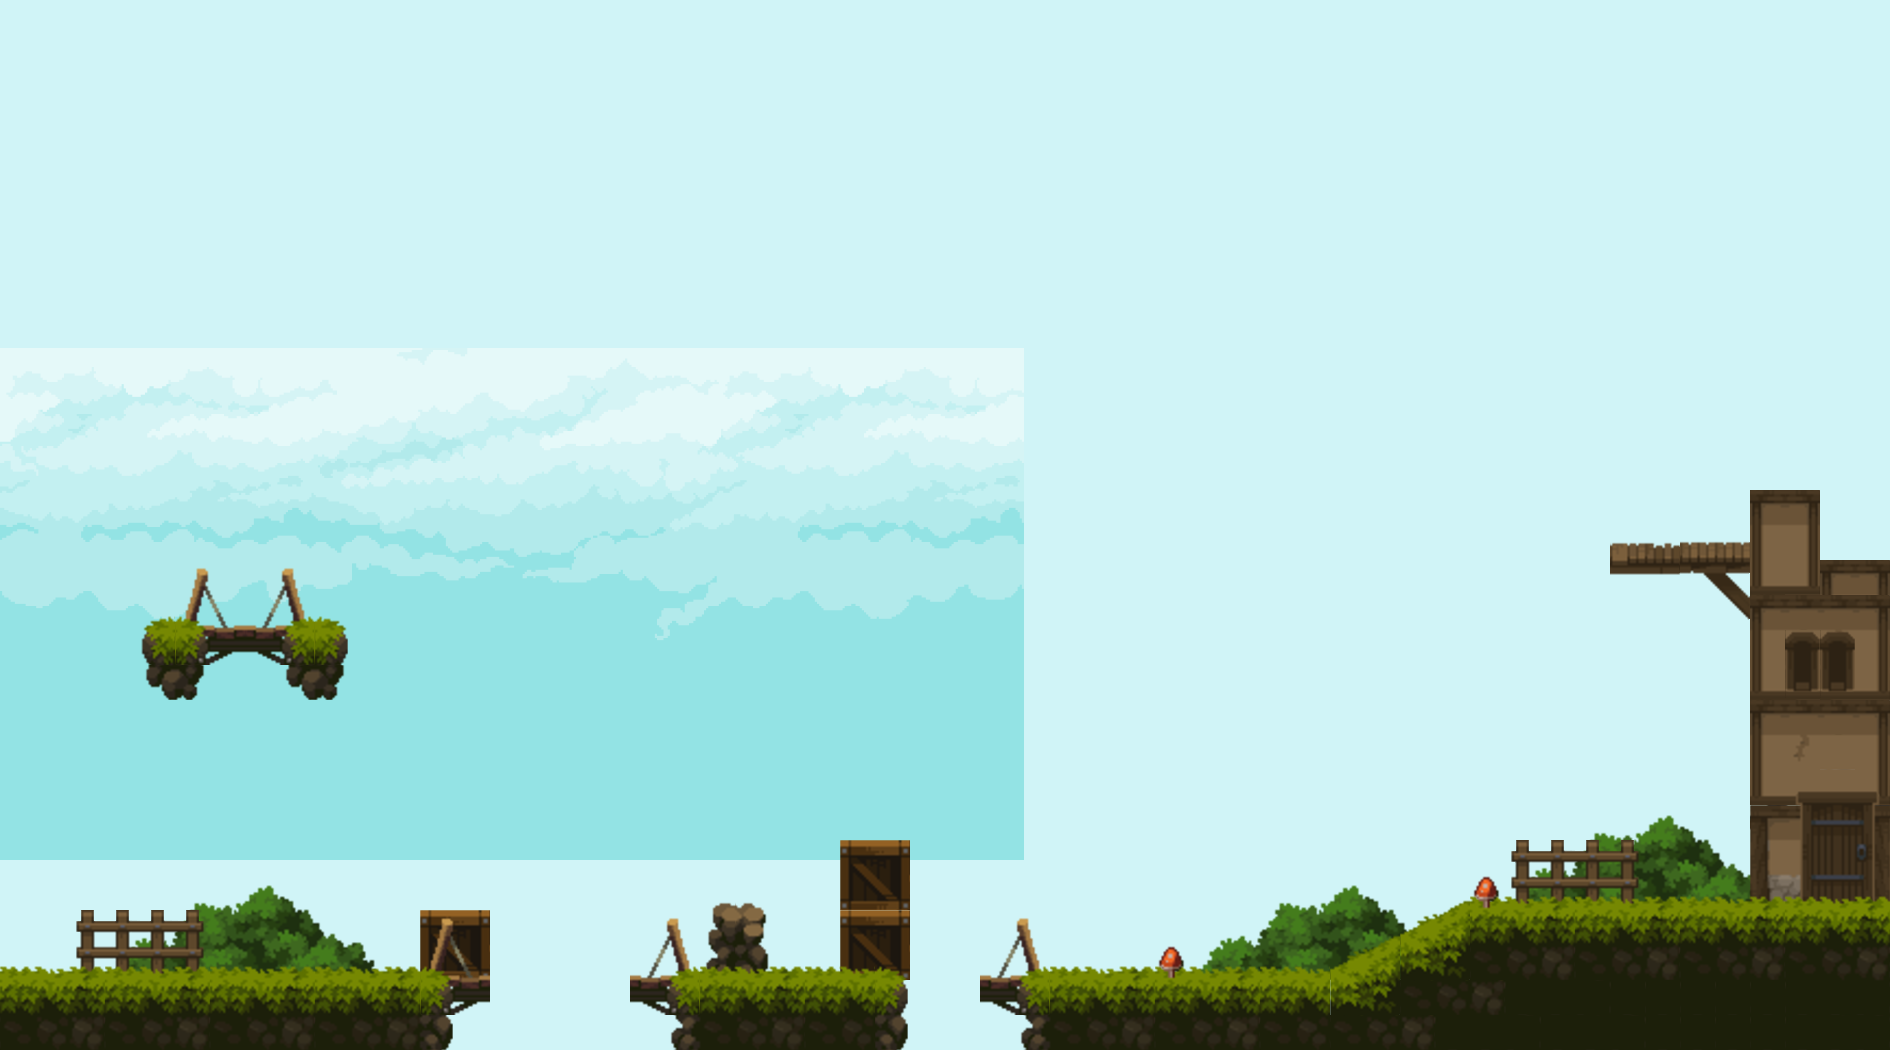

Rendered tile map (Tiled .tmx) drawn with the repository's tilesets; below, a short description and the map source with its tile grids summarised:
An orthogonal 54x30 tile map with 35x35 px tiles, 5 tile layers (Arbustos, Nuevo Back Layer 2, Nuevo back Layer 1, Nuevo Front Layer, ...), 3 hidden layers not drawn, 4 tilesets, 1 image layer and 27 objects (7x CoinEntity, 4x platform, mainPlayer, slope).

<map version="1.10" tiledversion="1.10.0" orientation="orthogonal" renderorder="right-down" width="54" height="30" tilewidth="35" tileheight="35" infinite="0" backgroundcolor="#d0f4f7" nextlayerid="21" nextobjectid="51">
 <editorsettings>
  <export target="map1.json" format="json" />
 </editorsettings>
 <tileset firstgid="1" source="tileset.tsx" />
 <tileset firstgid="253" source="Building.tsx" />
 <tileset firstgid="878" source="Objetos.tsx" />
 <tileset firstgid="1503" source="Tiles.tsx" />
 <imagelayer id="1" name="Background" y="538" offsetx="0" offsety="348">
  <image source="../img/background.png" width="1024" height="512" />
  <properties>
   <property name="anchorPoint" value="json:{&quot;x&quot;:0,&quot;y&quot;:1}" />
   <property name="ratio" value="0.25" />
   <property name="repeat" value="repeat-x" />
  </properties>
 </imagelayer>
 <layer id="3" name="Back Layer 2" width="54" height="30" visible="0">
  <data>[1620 cells, 17 non-empty, 7 distinct tile ids]</data>
 </layer>
 <layer id="16" name="Arbustos" width="54" height="30">
  <data>[1620 cells, 72 non-empty, 24 distinct tile ids]</data>
 </layer>
 <layer id="17" name="Nuevo Back Layer 2" width="54" height="30" locked="1">
  <data>[1620 cells, 52 non-empty, 24 distinct tile ids]</data>
 </layer>
 <layer id="4" name="Back Layer 1" width="54" height="30" visible="0" locked="1">
  <data>[1620 cells, 26 non-empty, 18 distinct tile ids]</data>
 </layer>
 <layer id="19" name="Nuevo back Layer 1" width="54" height="30">
  <data>[1620 cells, 52 non-empty, 40 distinct tile ids]</data>
 </layer>
 <objectgroup color="#00ff00" id="5" name="Player">
  <object id="16" name="mainPlayer" x="251" y="893" width="35" height="88" />
 </objectgroup>
 <objectgroup color="#ffff00" id="6" name="Coins" visible="0">
  <object id="3" name="CoinEntity" x="840" y="805" width="35" height="35" />
  <object id="39" name="CoinEntity" x="525" y="560" width="35" height="35" />
  <object id="44" name="CoinEntity" x="560" y="560" width="35" height="35" />
  <object id="45" name="CoinEntity" x="595" y="560" width="35" height="35" />
  <object id="46" name="CoinEntity" x="525" y="595" width="35" height="35" />
  <object id="47" name="CoinEntity" x="560" y="595" width="35" height="35" />
  <object id="48" name="CoinEntity" x="595" y="595" width="35" height="35" />
 </objectgroup>
 <layer id="8" name="Front Layer" width="54" height="30" visible="0" locked="1">
  <data>[1620 cells, 40 non-empty, 17 distinct tile ids]</data>
 </layer>
 <layer id="14" name="Nuevo Front Layer" width="54" height="30">
  <data>[1620 cells, 197 non-empty, 38 distinct tile ids]</data>
 </layer>
 <layer id="20" name="Front" width="54" height="30" locked="1">
  <data>[1620 cells, 2 non-empty, 1 distinct tile ids]</data>
 </layer>
 <objectgroup id="10" name="Collision" locked="1">
  <object id="7" x="-1" y="980" width="421" height="70" />
  <object id="8" x="700" y="980" width="210" height="70" />
  <object id="9" x="980" y="980" width="70" height="35" />
  <object id="10" x="1051" y="979.5" width="280" height="70" />
  <object id="11" x="1470" y="910" width="420" height="140" />
  <object id="12" type="slope" x="1330.5" y="980">
   <polygon points="0,0 139.5,-70 139.5,70 0,70" />
  </object>
  <object id="13" type="platform" x="700" y="910">
   <polyline points="0,0 70,0" />
  </object>
  <object id="15" x="0" y="981">
   <polyline points="0,0 0,-630" />
  </object>
  <object id="20" type="platform" x="1610.67" y="542.333">
   <polyline points="0,0 139,0" />
  </object>
  <object id="21" type="platform" x="1750" y="490">
   <polyline points="0,0 70,0" />
  </object>
  <object id="22" type="platform" x="1820" y="560">
   <polyline points="0,0 70,0" />
  </object>
  <object id="23" x="1890" y="630">
   <polyline points="0,280 0,-490" />
  </object>
  <object id="27" x="420" y="910" width="70" height="70" />
  <object id="28" x="139" y="629" width="70.6667" height="70" />
  <object id="31" x="420" y="980" width="70" height="35" />
  <object id="33" x="630" y="980" width="70" height="35" />
  <object id="35" x="840" y="840" width="70" height="140" />
  <object id="49" x="280.667" y="630.333" width="68" height="68" />
  <object id="50" x="210.667" y="630" width="70" height="34.6667" />
 </objectgroup>
</map>
